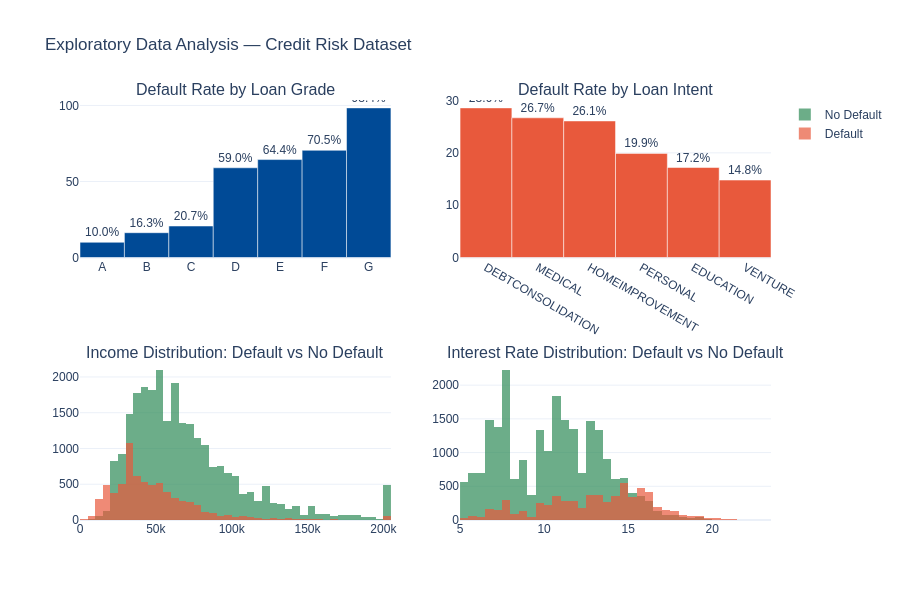

Write notebook code for a chart like this one.
### Code cell
fig = make_subplots(rows=2, cols=2,
    subplot_titles=(
        "Default Rate by Loan Grade",
        "Default Rate by Loan Intent",
        "Income Distribution: Default vs No Default",
        "Interest Rate Distribution: Default vs No Default"
    ))

# 1. Default rate por loan grade
grade_default = df.groupby("loan_grade")["loan_status"].mean().reset_index()
grade_default["loan_status"] = (grade_default["loan_status"] * 100).round(1)

fig.add_trace(go.Bar(
    x=grade_default["loan_grade"],
    y=grade_default["loan_status"],
    marker_color="#004A96",
    showlegend=False,
    text=grade_default["loan_status"].astype(str) + "%",
    textposition="outside"
), row=1, col=1)

# 2. Default rate por loan intent
intent_default = df.groupby("loan_intent")["loan_status"].mean().reset_index()
intent_default["loan_status"] = (intent_default["loan_status"] * 100).round(1)
intent_default = intent_default.sort_values("loan_status", ascending=False)

fig.add_trace(go.Bar(
    x=intent_default["loan_intent"],
    y=intent_default["loan_status"],
    marker_color="#E8593C",
    showlegend=False,
    text=intent_default["loan_status"].astype(str) + "%",
    textposition="outside"
), row=1, col=2)

# 3. Income distribution
default_income = df[df["loan_status"] == 1]["person_income"].clip(upper=200000)
no_default_income = df[df["loan_status"] == 0]["person_income"].clip(upper=200000)

fig.add_trace(go.Histogram(
    x=no_default_income, name="No Default",
    marker_color="#2E8B57", opacity=0.7,
    showlegend=True, nbinsx=40
), row=2, col=1)

fig.add_trace(go.Histogram(
    x=default_income, name="Default",
    marker_color="#E8593C", opacity=0.7,
    showlegend=True, nbinsx=40
), row=2, col=1)

# 4. Interest rate distribution
fig.add_trace(go.Histogram(
    x=df[df["loan_status"] == 0]["loan_int_rate"],
    name="No Default", marker_color="#2E8B57",
    opacity=0.7, showlegend=False, nbinsx=40
), row=2, col=2)

fig.add_trace(go.Histogram(
    x=df[df["loan_status"] == 1]["loan_int_rate"],
    name="Default", marker_color="#E8593C",
    opacity=0.7, showlegend=False, nbinsx=40
), row=2, col=2)

fig.update_layout(
    title="Exploratory Data Analysis — Credit Risk Dataset",
    template="plotly_white",
    font=dict(family="Arial", size=12),
    height=600,
    barmode="overlay"
)

fig.show()

### Figure 1 — Plotly figure (JSON) as saved in the notebook; plotly's stock layout.template omitted (floating-point values rounded to 4 significant figures; data arrays with more than 128 entries replaced by an {"elided": "..."} marker saying what was removed)
{"data": [{"marker": {"color": "#004A96"}, "showlegend": false, "text": ["10.0%", "16.3%", "20.7%", "59.0%", "64.4%", "70.5%", "98.4%"], "textposition": "outside", "type": "bar", "x": ["A", "B", "C", "D", "E", "F", "G"], "xaxis": "x", "y": [10.0, 16.3, 20.7, 59.0, 64.4, 70.5, 98.4], "yaxis": "y"}, {"marker": {"color": "#E8593C"}, "showlegend": false, "text": ["28.6%", "26.7%", "26.1%", "19.9%", "17.2%", "14.8%"], "textposition": "outside", "type": "bar", "x": ["DEBTCONSOLIDATION", "MEDICAL", "HOMEIMPROVEMENT", "PERSONAL", "EDUCATION", "VENTURE"], "xaxis": "x2", "y": [28.6, 26.7, 26.1, 19.9, 17.2, 14.8], "yaxis": "y2"}, {"marker": {"color": "#2E8B57"}, "name": "No Default", "nbinsx": 40, "opacity": 0.7, "showlegend": true, "type": "histogram", "x": {"elided": "25473 int values"}, "xaxis": "x3", "yaxis": "y3"}, {"marker": {"color": "#E8593C"}, "name": "Default", "nbinsx": 40, "opacity": 0.7, "showlegend": true, "type": "histogram", "x": {"elided": "7108 int values"}, "xaxis": "x3", "yaxis": "y3"}, {"marker": {"color": "#2E8B57"}, "name": "No Default", "nbinsx": 40, "opacity": 0.7, "showlegend": false, "type": "histogram", "x": {"elided": "25473 float values"}, "xaxis": "x4", "yaxis": "y4"}, {"marker": {"color": "#E8593C"}, "name": "Default", "nbinsx": 40, "opacity": 0.7, "showlegend": false, "type": "histogram", "x": {"elided": "7108 float values"}, "xaxis": "x4", "yaxis": "y4"}], "layout": {"annotations": [{"font": {"size": 16}, "showarrow": false, "text": "Default Rate by Loan Grade", "x": 0.225, "xanchor": "center", "xref": "paper", "y": 1, "yanchor": "bottom", "yref": "paper"}, {"font": {"size": 16}, "showarrow": false, "text": "Default Rate by Loan Intent", "x": 0.775, "xanchor": "center", "xref": "paper", "y": 1, "yanchor": "bottom", "yref": "paper"}, {"font": {"size": 16}, "showarrow": false, "text": "Income Distribution: Default vs No Default", "x": 0.225, "xanchor": "center", "xref": "paper", "y": 0.375, "yanchor": "bottom", "yref": "paper"}, {"font": {"size": 16}, "showarrow": false, "text": "Interest Rate Distribution: Default vs No Default", "x": 0.775, "xanchor": "center", "xref": "paper", "y": 0.375, "yanchor": "bottom", "yref": "paper"}], "barmode": "overlay", "font": {"family": "Arial", "size": 12}, "height": 600, "title": {"text": "Exploratory Data Analysis — Credit Risk Dataset"}, "xaxis": {"anchor": "y", "domain": [0, 0.45]}, "xaxis2": {"anchor": "y2", "domain": [0.55, 1]}, "xaxis3": {"anchor": "y3", "domain": [0, 0.45]}, "xaxis4": {"anchor": "y4", "domain": [0.55, 1]}, "yaxis": {"anchor": "x", "domain": [0.625, 1]}, "yaxis2": {"anchor": "x2", "domain": [0.625, 1]}, "yaxis3": {"anchor": "x3", "domain": [0, 0.375]}, "yaxis4": {"anchor": "x4", "domain": [0, 0.375]}}}
